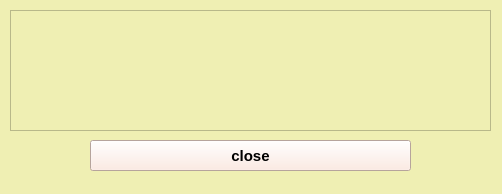
<?xml version="1.0" encoding="UTF-8"?>
<ui version="4.0">
 <class>MainWindow</class>
 <widget class="QMainWindow" name="MainWindow">
  <property name="geometry">
   <rect>
    <x>0</x>
    <y>0</y>
    <width>502</width>
    <height>194</height>
   </rect>
  </property>
  <property name="windowTitle">
   <string>MainWindow</string>
  </property>
  <property name="styleSheet">
   <string notr="true">background-color: rgb(239, 239, 179);</string>
  </property>
  <widget class="QWidget" name="centralwidget">
   <widget class="QPushButton" name="close_button">
    <property name="geometry">
     <rect>
      <x>90</x>
      <y>140</y>
      <width>321</width>
      <height>31</height>
     </rect>
    </property>
    <property name="font">
     <font>
      <pointsize>11</pointsize>
      <weight>75</weight>
      <bold>true</bold>
     </font>
    </property>
    <property name="styleSheet">
     <string notr="true">background-color: rgb(255, 230, 219);</string>
    </property>
    <property name="text">
     <string>close</string>
    </property>
   </widget>
   <widget class="QTableWidget" name="table_widget">
    <property name="geometry">
     <rect>
      <x>10</x>
      <y>10</y>
      <width>481</width>
      <height>121</height>
     </rect>
    </property>
   </widget>
  </widget>
  <widget class="QStatusBar" name="statusbar"/>
 </widget>
 <resources/>
 <connections/>
</ui>
